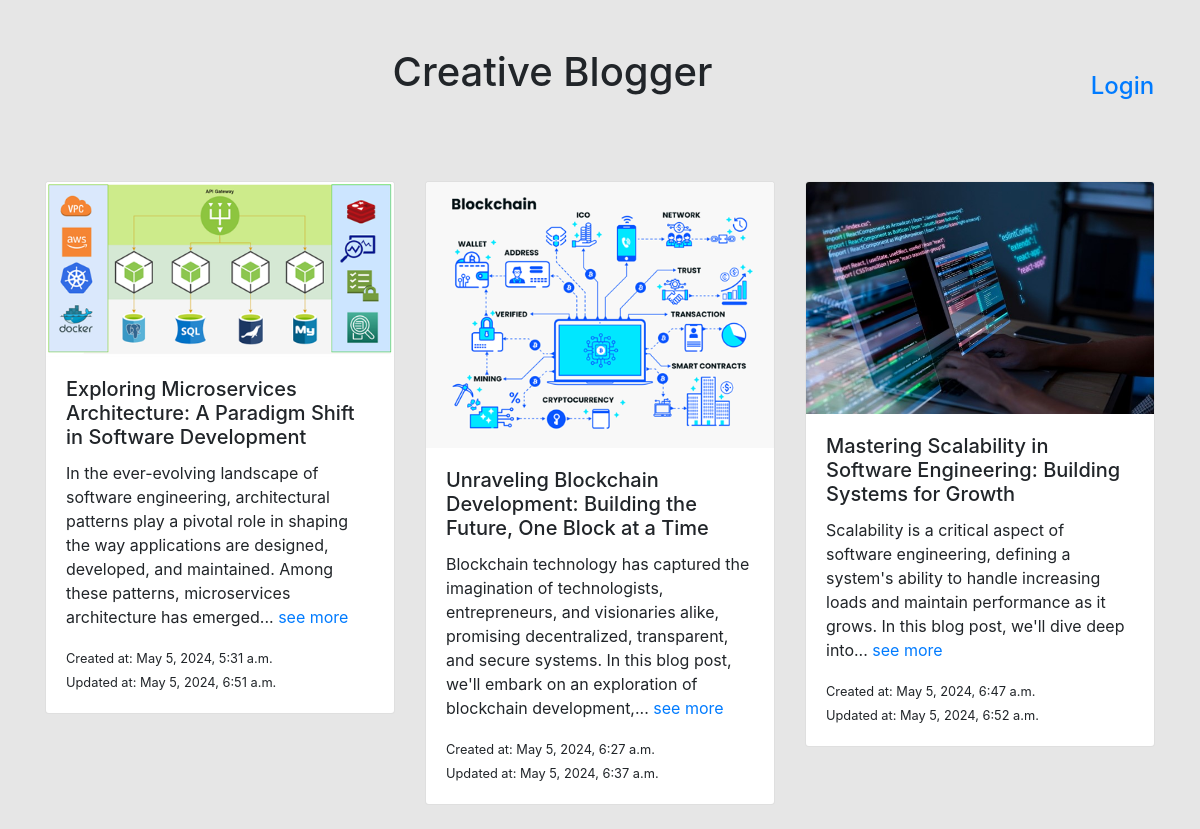
Before: /blogging/ with the older database file.
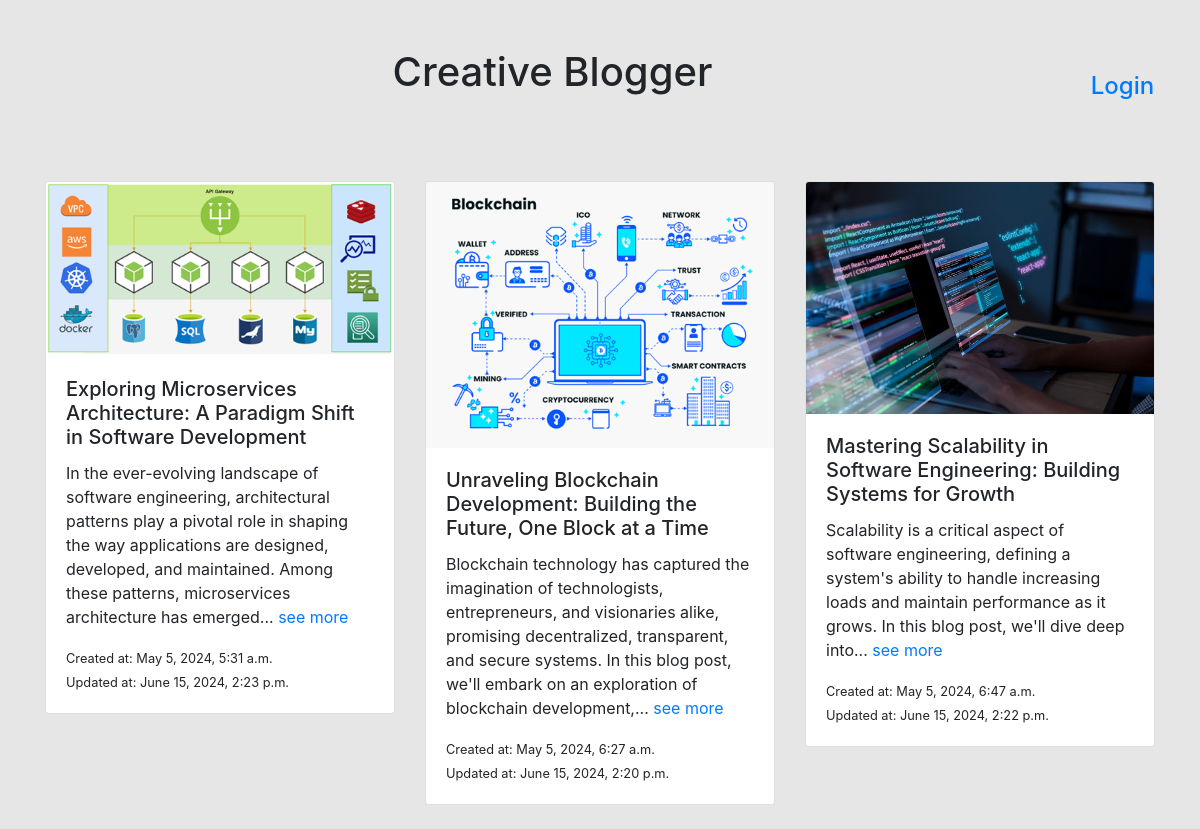
After: the same page with the newer database file.
### blogging/models.py (models this page shows, shortened)
class Product(models.Model):
	name = models.CharField(max_length=255)
	description = models.TextField()
	image = models.ImageField(upload_to='products/')
	created_at = models.DateTimeField(auto_now_add=True)
	updated_at = models.DateTimeField(auto_now=True)
	userId = models.CharField(max_length=255)
	likes = models.IntegerField(default=0)
	like_users = models.JSONField(default=list)
	dislikes = models.IntegerField(default=0)
	dislike_users = models.JSONField(default=list)
	comments = models.JSONField(default=list)
	def short_description(self):
		words = self.description.split()
		if len(words) > 50:
			return ' '.join(words[:30]) + '...'
		else:
			return self.description
	def is_see_more(self):
		words = self.description.split()
		if len(words) > 50:
			return True
		else:
			return False

### blogging/views.py (the view)
# urls.py: path('', views.product_list, name='product_list'),
def product_list(request, for_loged_users=False, id=0):
     products = Product.objects.all()
     if request.method == 'POST':
        for_loged_users = request.POST.get('data_to_pass')
        id = request.POST.get('id')
        return render(request, 'index.html', {'products': products, 'for_loged_users':for_loged_users, 'id':id })
     else:
        return render(request, 'index.html', {'products': products, 'for_loged_users':for_loged_users })

### blogging/templates/index.html (shortened to what this page needs)
<!DOCTYPE html>
<html lang="en">
<head>
	<link rel="stylesheet" href="https://maxcdn.bootstrapcdn.com/bootstrap/4.5.2/css/bootstrap.min.css">
</head>
<body style="background-color: #e6e6e6;">
	<div class="container mt-5">
		<div class="row">
			<div class="col-xl">
				<h1 class="text-center">Creative Blogger</h1>
			</div>
			{% if for_loged_users %}
			{% else %}
			<div class="col-1"> <a class="text-center p-3" href="{% url 'login'  %}"> <h4> Login</h4></a> </div>
			{% endif %}
		</div>
		<br><br>
		<div class="row">
			{% for product in products %}
			<div class="col-md-4 mb-4">
				<div class="card">
					{% if for_loged_users %}
					<a href="{% url 'product_detail_login' product.pk id %}">
						<img src="../..{{ product.image.url }}" alt="{{ product.created_name }}" class="card-img-top">
					</a>
					{% else %}
					<a href="{% url 'product_detail_no_login' product.pk %}">
						<img src="../..{{ product.image.url }}" alt="{{ product.created_name }}" class="card-img-top">
					</a>
					{% endif %}
					<div class="card-body">
						<h5 class="card-title">{{ product.name }}</h5>
						<p class="card-text">{{ product.short_description }}
							{% if product.is_see_more %}
							{% if for_loged_users %}
							<a href="{% url 'product_detail_login' product.pk id %}">see more</a>
							{% else %}
							<a href="{% url 'product_detail_no_login' product.pk %}">see more</a>
							{% endif %}
							{% endif %}
						</p>
						<small class="card-text">Created at: {{ product.created_at }}</small> <br>
						<small class="card-text">Updated at: {{ product.updated_at }}</small>
					</div>
				</div>
			</div>
			{% endfor %}
		</div>
	</div>
</body>
</html>

Changed rows visible on the page:
changed Product "Exploring Microservices Architecture: A Paradigm Shift in Software Development": updated_at "May 5, 2024, 6:51 a.m." → "June 15, 2024, 2:23 p.m."
changed Product "Unraveling Blockchain Development: Building the Future, One Block at a Time": updated_at "May 5, 2024, 6:37 a.m." → "June 15, 2024, 2:20 p.m."
changed Product "Mastering Scalability in Software Engineering: Building Systems for Growth": updated_at "May 5, 2024, 6:52 a.m." → "June 15, 2024, 2:22 p.m."
